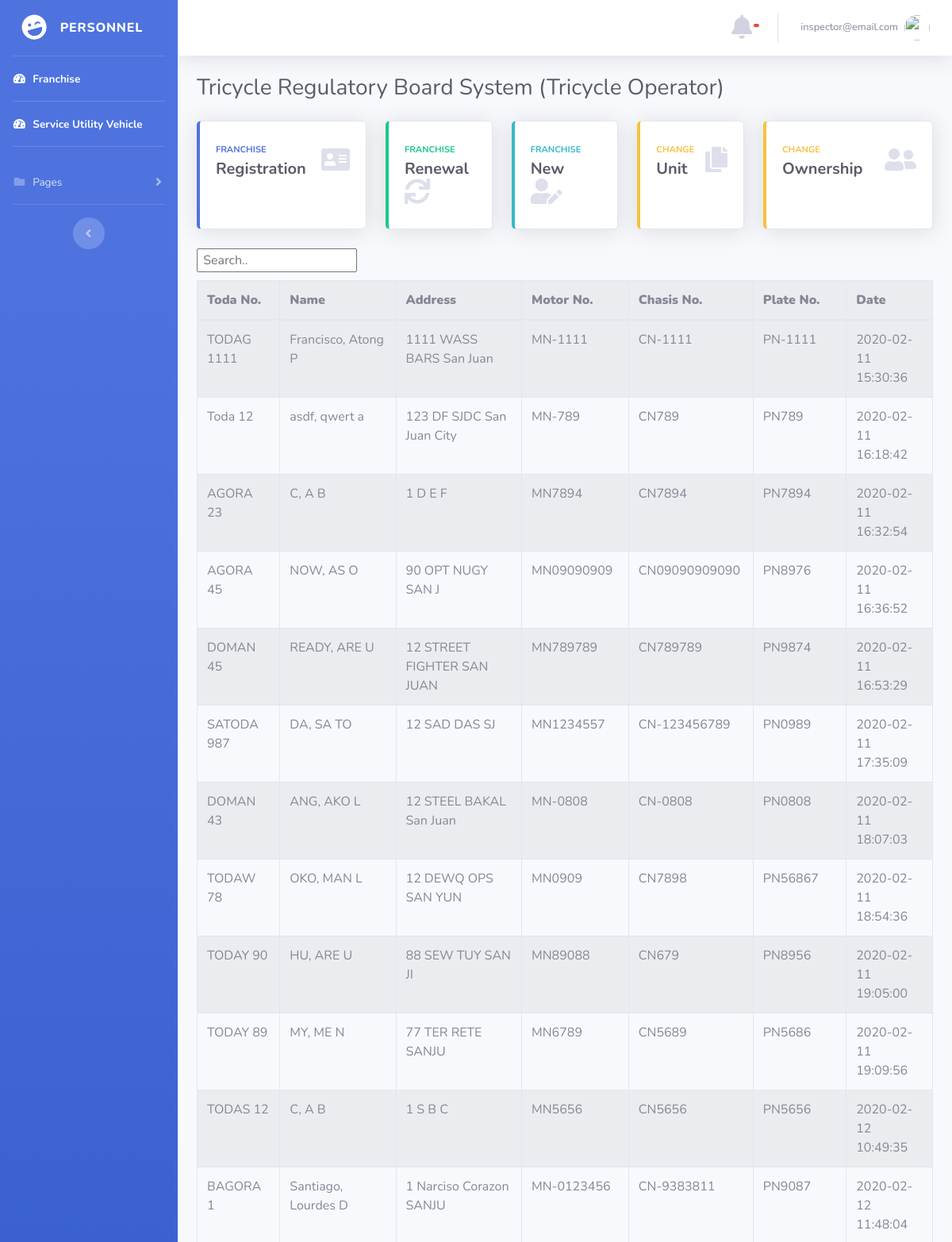
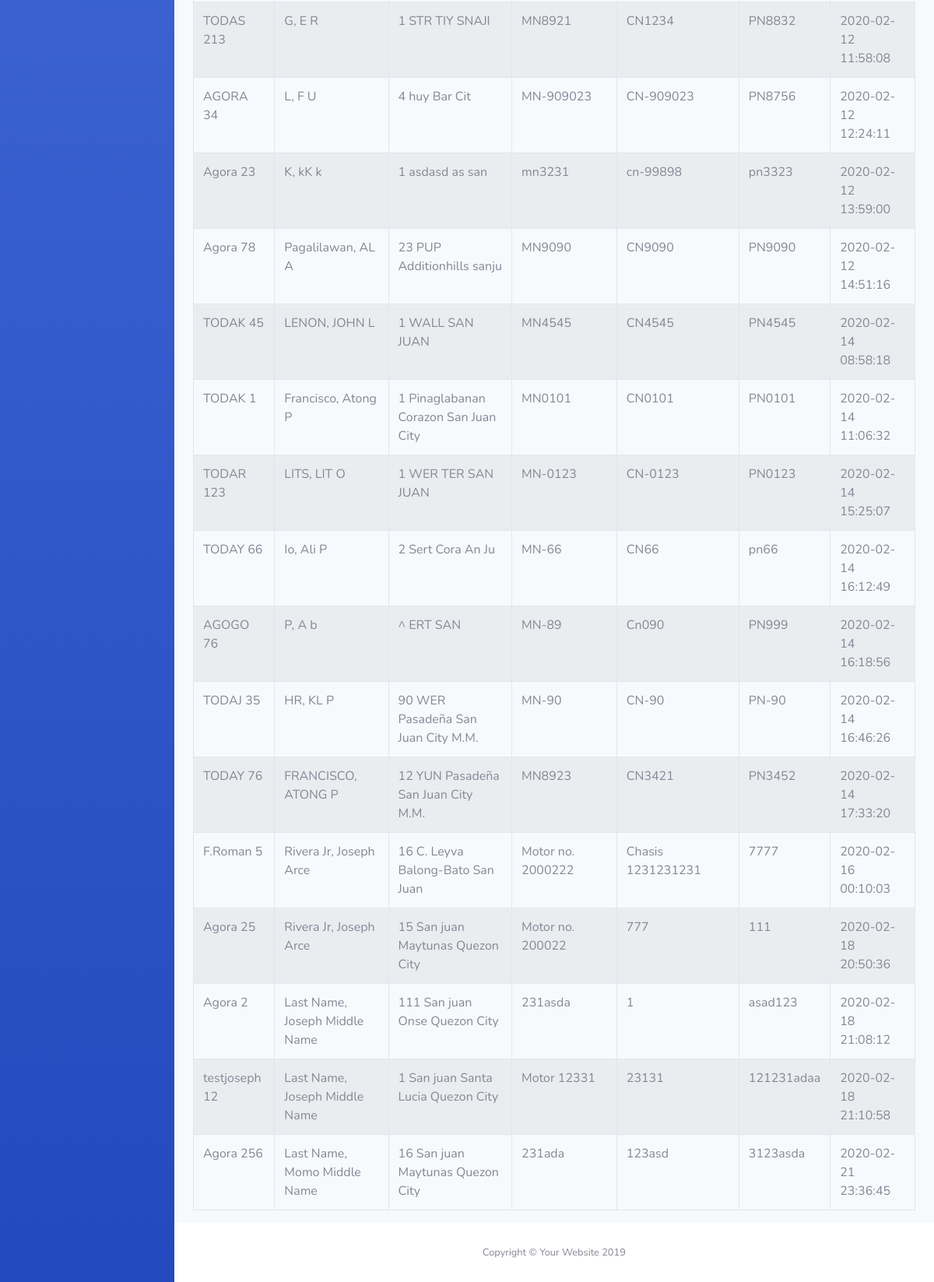
Page /personnel/tricycle_operator.php (signed in) on the committed database (2 pictures, top to bottom).
### tables this page shows
CREATE TABLE `tricycle_operator` (
  `id_no` int(11) NOT NULL,
  `first_name` varchar(25) NOT NULL,
  `middle_name` varchar(25) NOT NULL,
  `last_name` varchar(25) NOT NULL,
  `house_no` varchar(25) NOT NULL,
  `street` varchar(25) NOT NULL,
  `barangay` varchar(25) NOT NULL,
  `city` varchar(25) NOT NULL,
  `case_no` varchar(25) NOT NULL,
  `toda` varchar(25) NOT NULL,
  `toda_no` smallint(6) NOT NULL,
  `make` varchar(25) NOT NULL,
  `motor_no` varchar(25) NOT NULL,
  `chasis_no` varchar(25) NOT NULL,
  `plate_no` varchar(25) NOT NULL,
  `date` varchar(25) NOT NULL,
  `unit` smallint(6) NOT NULL,
  `status` int(6) NOT NULL,
  `seen_status` int(11) NOT NULL
);

### personnel/tricycle_operator.php (the view, shortened to what this page needs)
<!DOCTYPE html>
<html lang="en">
<head>
  <link href="../vendor/fontawesome-free/css/all.min.css" rel="stylesheet" type="text/css">
  <link href="../css/sb-admin-2.min.css" rel="stylesheet">
</head>
<body id="page-top">
  <?php require('navigation.php');  ?>
        <div class="container-fluid">
          <div class="d-sm-flex align-items-center justify-content-between mb-4">
            <h1 class="h3 mb-0 text-gray-800">Tricycle Regulatory Board System (Tricycle Operator)</h1>
          </div>
          <div class="row">
            <div class="col-xl-3 col-md-6 mb-4">
              <a href="registration.php">
              <div class="card border-left-primary shadow h-100 py-2">
                <div class="card-body">
                  <div class="row no-gutters align-items-center">
                    <div class="col mr-2">
                      <div class="text-xs font-weight-bold text-primary text-uppercase mb-1">Franchise</div>
                      <div class="h5 mb-0 font-weight-bold text-gray-800">Registration</div>
                    </div>
                    <div class="col-auto">
                      <i class="fas fa-address-card fa-2x text-gray-300"></i>
                    </div>
                  </div>
                </div>
              </div>
              </a>
            </div>
            <div class="col-xl-2 col-md-6 mb-4">
              <a href="renewal.php">
              <div class="card border-left-success shadow h-100 py-2">
                <div class="card-body">
                  <div class="row no-gutters align-items-center">
                    <div class="col mr-2">
                      <div class="text-xs font-weight-bold text-success text-uppercase mb-1">FRANCHISE</div>
                      <div class="h5 mb-0 font-weight-bold text-gray-800">Renewal</div>
                    </div>
                    <div class="col-auto">
                      <i class="fas fa-sync fa-2x text-gray-300"></i>
                    </div>
                  </div>
                </div>
              </div>
              </a>
            </div>
            <div class="col-xl-2 col-md-6 mb-4">
              <a href="index.php">
              <div class="card border-left-info shadow h-100 py-2">
                <div class="card-body">
                  <div class="row no-gutters align-items-center">
                    <div class="col mr-2">
                      <div class="text-xs font-weight-bold text-info text-uppercase mb-1">Franchise</div>
                      <div class="row no-gutters align-items-center">
                        <div class="col-auto">
                          <div class="h5 mb-0 mr-3 font-weight-bold text-gray-800">New</div>
                        </div>
                      </div>
                    </div>
                    <div class="col-auto">
                      <i class="fas fa-user-edit fa-2x text-gray-300"></i>
                    </div>
                  </div>
                </div>
              </div>
              </a>
            </div>
            <div class="col-xl-2 col-md-6 mb-4">
              <a href="change_unit.php">
              <div class="card border-left-warning shadow h-100 py-2">
                <div class="card-body">
                  <div class="row no-gutters align-items-center">
                    <div class="col mr-2">
                      <div class="text-xs font-weight-bold text-warning text-uppercase mb-1">Change </div>
                      <div class="h5 mb-0 font-weight-bold text-gray-800">Unit</div>
                    </div>
                    <div class="col-auto">
                      <i class="fas fa-copy fa-2x text-gray-300"></i>
                    </div>
                  </div>
                </div>
              </div>
              </a>
            </div>
          <div class="col-xl-3 col-md-6 mb-4">
            <a href="change_ownership.php">
            <div class="card border-left-warning shadow h-100 py-2">
              <div class="card-body">
                <div class="row no-gutters align-items-center">
                  <div class="col mr-2">
                    <div class="text-xs font-weight-bold text-warning text-uppercase mb-1">Change</div>
                    <div class="h5 mb-0 font-weight-bold text-gray-800"> Ownership</div>
                  </div>
                  <div class="col-auto">
                    <i class="fas fa-user-friends fa-2x text-gray-300"></i>
                  </div>
                </div>
              </div>
            </div>
            </a>
          </div>
        </div>
          <input id="myInput" type="text" placeholder=" Search.." style="display: block; margin-bottom: 1%;">
       <?php
require ("../database.php");
$result = ' SELECT *
            FROM tricycle_operator
            WHERE status = 5;';
  $statement = $connection->prepare($result);
      $statement->execute();
      $payments = $statement->fetchAll(PDO::FETCH_OBJ);
echo "<table border='1'  class='table table-striped table-bordered table-hover' id='dataTables-example' >
<tr>
<th><b>Toda No.</b></td></th>
<th><b>Name</b></td></th>
<th><b>Address</b></td></th>
<th><b>Motor No.</b></td></th>
<th><b>Chasis No.</b></td></th>
<th><b>Plate No.</b></td></th>
<th><b>Date</b></td></th>
<tbody id='myTable'>";
   foreach($payments as $package):
      $fname= $package->first_name;
      $lname= $package->last_name;
      $mname= $package->middle_name;
      $toda = $package->toda;
      $toda_no = $package->toda_no;
      $fullname= $lname .', '. $fname .' '.$mname;
      $tric_no= $toda .' '.$toda_no;
      $house_no = $package->house_no;
      $street = $package->street;
      $barangay = $package->barangay;
      $city= $package->city;
      $full_add =  $house_no .' '. $street .' '.$barangay.' '.$city;
    echo "<tr id=".$package->id_no.">";
    echo "<td >".$tric_no."</td>";
    echo "<td >".$fullname."</td>";
    echo "<td >".$full_add."</td>";
    echo "<td >".$package->motor_no."</td>";
    echo "<td >".$package->chasis_no."</td>";
    echo "<td >".$package->plate_no."</td>";
    echo "<td >".$package->date."</td>";
 endforeach;
 echo "
 </tbody>
 </table>";
?>
        </div>
      </div>
      <footer class="sticky-footer bg-white">
        <div class="container my-auto">
          <div class="copyright text-center my-auto">
            <span>Copyright &copy; Your Website 2019</span>
          </div>
        </div>
      </footer>
    </div>
  </div>
</body>
</html>

### rows in the picture
tricycle_operator: tric_no "TODAG 1111", fullname "Francisco, Atong P", full_add "1111 WASS BARS San Juan", motor_no "MN-1111", chasis_no "CN-1111", plate_no "PN-1111", date "2020-02-11 15:30:36"
tricycle_operator: tric_no "Toda 12", fullname "asdf, qwert a", full_add "123 DF SJDC San Juan City", motor_no "MN-789", chasis_no "CN789", plate_no "PN789", date "2020-02-11 16:18:42"
tricycle_operator: tric_no "AGORA 23", fullname "C, A B", full_add "1 D E F", motor_no "MN7894", chasis_no "CN7894", plate_no "PN7894", date "2020-02-11 16:32:54"
tricycle_operator: tric_no "AGORA 45", fullname "NOW, AS O", full_add "90 OPT NUGY SAN J", motor_no "MN09090909", chasis_no "CN09090909090", plate_no "PN8976", date "2020-02-11 16:36:52"
tricycle_operator: tric_no "DOMAN 45", fullname "READY, ARE U", full_add "12 STREET FIGHTER SAN JUAN", motor_no "MN789789", chasis_no "CN789789", plate_no "PN9874", date "2020-02-11 16:53:29"
tricycle_operator: tric_no "SATODA 987", fullname "DA, SA TO", full_add "12 SAD DAS SJ", motor_no "MN1234557", chasis_no "CN-123456789", plate_no "PN0989", date "2020-02-11 17:35:09"
tricycle_operator: tric_no "DOMAN 43", fullname "ANG, AKO L", full_add "12 STEEL BAKAL San Juan", motor_no "MN-0808", chasis_no "CN-0808", plate_no "PN0808", date "2020-02-11 18:07:03"
tricycle_operator: tric_no "TODAW 78", fullname "OKO, MAN L", full_add "12 DEWQ OPS SAN YUN", motor_no "MN0909", chasis_no "CN7898", plate_no "PN56867", date "2020-02-11 18:54:36"
tricycle_operator: tric_no "TODAY 90", fullname "HU, ARE U", full_add "88 SEW TUY SAN JI", motor_no "MN89088", chasis_no "CN679", plate_no "PN8956", date "2020-02-11 19:05:00"
tricycle_operator: tric_no "TODAY 89", fullname "MY, ME N", full_add "77 TER RETE SANJU", motor_no "MN6789", chasis_no "CN5689", plate_no "PN5686", date "2020-02-11 19:09:56"
tricycle_operator: tric_no "TODAS 12", fullname "C, A B", full_add "1 S B C", motor_no "MN5656", chasis_no "CN5656", plate_no "PN5656", date "2020-02-12 10:49:35"
tricycle_operator: tric_no "BAGORA 1", fullname "Santiago, Lourdes D", full_add "1 Narciso Corazon SANJU", motor_no "MN-0123456", chasis_no "CN-9383811", plate_no "PN9087", date "2020-02-12 11:48:04"
tricycle_operator: tric_no "TODAS 213", fullname "G, E R", full_add "1 STR TIY SNAJI", motor_no "MN8921", chasis_no "CN1234", plate_no "PN8832", date "2020-02-12 11:58:08"
tricycle_operator: tric_no "AGORA 34", fullname "L, F U", full_add "4 huy Bar Cit", motor_no "MN-909023", chasis_no "CN-909023", plate_no "PN8756", date "2020-02-12 12:24:11"
tricycle_operator: tric_no "Agora 23", fullname "K, kK k", full_add "1 asdasd as san", motor_no "mn3231", chasis_no "cn-99898", plate_no "pn3323", date "2020-02-12 13:59:00"
tricycle_operator: tric_no "Agora 78", fullname "Pagalilawan, AL A", full_add "23 PUP Additionhills sanju", motor_no "MN9090", chasis_no "CN9090", plate_no "PN9090", date "2020-02-12 14:51:16"
tricycle_operator: tric_no "TODAK 45", fullname "LENON, JOHN L", full_add "1 WALL SAN JUAN", motor_no "MN4545", chasis_no "CN4545", plate_no "PN4545", date "2020-02-14 08:58:18"
tricycle_operator: tric_no "TODAK 1", fullname "Francisco, Atong P", full_add "1 Pinaglabanan Corazon San Juan City", motor_no "MN0101", chasis_no "CN0101", plate_no "PN0101", date "2020-02-14 11:06:32"
tricycle_operator: tric_no "TODAR 123", fullname "LITS, LIT O", full_add "1 WER TER SAN JUAN", motor_no "MN-0123", chasis_no "CN-0123", plate_no "PN0123", date "2020-02-14 15:25:07"
tricycle_operator: tric_no "TODAY 66", fullname "Io, Ali P", full_add "2 Sert Cora An Ju", motor_no "MN-66", chasis_no "CN66", plate_no "pn66", date "2020-02-14 16:12:49"
tricycle_operator: tric_no "AGOGO 76", fullname "P, A b", full_add "^ ERT SAN", motor_no "MN-89", chasis_no "Cn090", plate_no "PN999", date "2020-02-14 16:18:56"
tricycle_operator: tric_no "TODAJ 35", fullname "HR, KL P", full_add "90 WER Pasadeña San Juan City M.M.", motor_no "MN-90", chasis_no "CN-90", plate_no "PN-90", date "2020-02-14 16:46:26"
tricycle_operator: tric_no "TODAY 76", fullname "FRANCISCO, ATONG P", full_add "12 YUN Pasadeña San Juan City M.M.", motor_no "MN8923", chasis_no "CN3421", plate_no "PN3452", date "2020-02-14 17:33:20"
tricycle_operator: tric_no "F.Roman 5", fullname "Rivera Jr, Joseph Arce", full_add "16 C. Leyva Balong-Bato San Juan", motor_no "Motor no. 2000222", chasis_no "Chasis 1231231231", plate_no "7777", date "2020-02-16 00:10:03"
tricycle_operator: tric_no "Agora 25", fullname "Rivera Jr, Joseph Arce", full_add "15 San juan Maytunas Quezon City", motor_no "Motor no. 200022", chasis_no "777", plate_no "111", date "2020-02-18 20:50:36"
tricycle_operator: tric_no "Agora 2", fullname "Last Name, Joseph Middle Name", full_add "111 San juan Onse Quezon City", motor_no "231asda", chasis_no "1", plate_no "asad123", date "2020-02-18 21:08:12"
tricycle_operator: tric_no "testjoseph 12", fullname "Last Name, Joseph Middle Name", full_add "1 San juan Santa Lucia Quezon City", motor_no "Motor 12331", chasis_no "23131", plate_no "121231adaa", date "2020-02-18 21:10:58"
tricycle_operator: tric_no "Agora 256", fullname "Last Name, Momo Middle Name", full_add "16 San juan Maytunas Quezon City", motor_no "231ada", chasis_no "123asd", plate_no "3123asda", date "2020-02-21 23:36:45"

### other values in the picture
$username1 "inspector@email.com"
